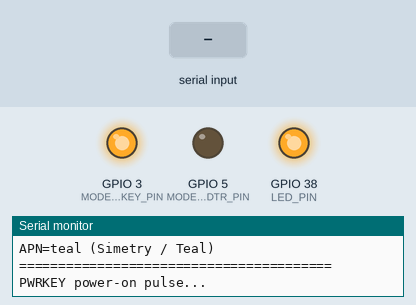
Recording of a sketch running on a simulated ESP32-S3. Shown: output pins drawn as LEDs (lit = HIGH), the last lines printed to the serial monitor. The inputs (shaded band) are chosen by the test bench. The modem accepts every AT command (registered, SIM ready, sends succeed) and sends nothing else.

Above: at 1.7 s.
At 2.7 s:
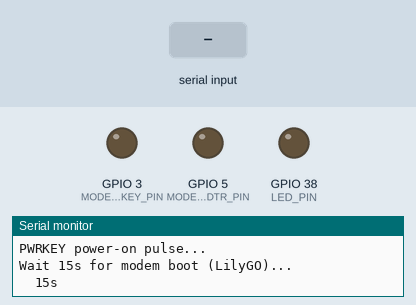
At 18.0 s:
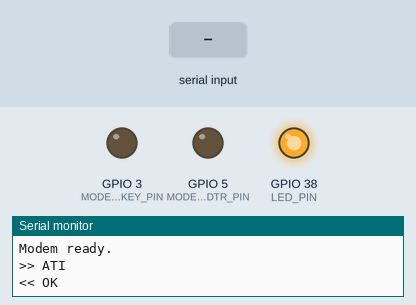
18.1 s: "ERROR\n" received over the second serial link
19.6 s: "1\n" received over the second serial link
Timing chart, 0 to 22.6 s (numbered marks = the images above; inputs shaded):
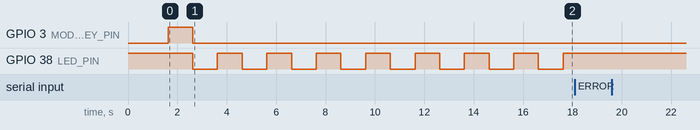

The sketch:

arduino-t-eth-a7670-modem-test.ino
```cpp
/*
 * PeakLogic — A7670 modem AT test
 * Board: LilyGO T-ETH Elite (ESP32-S3) + LTE Shield (H744-02) + T-PCIE A7670
 *
 * Published UART (LilyGO utilities.h / T-ETH-Elite-LTE-Shield example):
 *   SerialAT = Serial2
 *   Serial2.begin(115200, SERIAL_8N1, MODEM_RX_PIN, MODEM_TX_PIN)
 *   MODEM_RX_PIN = 4   → ESP32 RX  ← modem TX
 *   MODEM_TX_PIN = 6   → ESP32 TX  → modem RX
 *   MODEM_PWRKEY_PIN = 3
 *   MODEM_DTR_PIN = 5
 *   MODEM_RI_PIN = 1
 *   LED_PIN = 38
 *
 * Source:
 *   https://github.com/Xinyuan-LilyGO/LilyGO-T-ETH-Series/tree/master/examples/T-ETH-ELite-Shield/T-ETH-Elite-LTE-Shield
 *   https://wiki.lilygo.cc/products/t-eth-series/t-eth-lte/
 *
 * Switches: OTG OFF, PCIE = 4.2V / T-PCIE
 * Arduino: ESP32S3 Dev Module, USB CDC On Boot Enabled, PSRAM OPI, 16 MB
 * Monitor: 115200 — look for lines starting with MV:
 */

#include <Arduino.h>
#include <stdarg.h>
#include <stdio.h>
#include <string.h>
#include "esp_rom_sys.h"
#include "utilities.h" /* defines TINY_GSM_MODEM_A7672X before TinyGSM */
#include <TinyGsmClient.h>

TinyGsm modem(SerialAT);

static void logMsg(const char *fmt, ...)
{
  char buf[220];
  va_list ap;
  va_start(ap, fmt);
  vsnprintf(buf, sizeof(buf), fmt, ap);
  va_end(ap);
  esp_rom_printf("MV: %s\r\n", buf);
  Serial.println(buf);
}

static void ledOn(bool on)
{
  digitalWrite(LED_PIN, on ? LED_ON : !LED_ON);
}

/* LilyGO LTE Shield power-on (PWRKEY active-high pulse) */
static void modemPowerOn()
{
  pinMode(MODEM_PWRKEY_PIN, OUTPUT);
  digitalWrite(MODEM_PWRKEY_PIN, LOW);
  delay(100);
  digitalWrite(MODEM_PWRKEY_PIN, HIGH);
  delay(1000);
  digitalWrite(MODEM_PWRKEY_PIN, LOW);
}

static void modemPowerOff()
{
  pinMode(MODEM_PWRKEY_PIN, OUTPUT);
  digitalWrite(MODEM_PWRKEY_PIN, LOW);
  delay(100);
  digitalWrite(MODEM_PWRKEY_PIN, HIGH);
  delay(1200);
  digitalWrite(MODEM_PWRKEY_PIN, LOW);
}

static void modemRestart()
{
  modemPowerOff();
  delay(1000);
  modemPowerOn();
}

static bool waitAT(uint32_t timeoutMs)
{
  const uint32_t t0 = millis();
  while (millis() - t0 < timeoutMs) {
    ledOn(((millis() / 200) % 2) == 0);
    if (modem.testAT(500)) {
      ledOn(true);
      return true;
    }
    delay(200);
  }
  ledOn(false);
  return false;
}

static bool sendAT(const char *cmd, uint32_t timeoutMs = 5000)
{
  logMsg(">> %s", cmd);
  SerialAT.println(cmd);
  const uint32_t t0 = millis();
  String line;
  bool ok = false;
  while (millis() - t0 < timeoutMs) {
    while (SerialAT.available()) {
      char c = (char)SerialAT.read();
      if (c == '\r') {
        continue;
      }
      if (c == '\n') {
        if (line.length()) {
          logMsg("<< %s", line.c_str());
          if (line.indexOf("OK") >= 0) {
            ok = true;
          }
          if (line.indexOf("ERROR") >= 0) {
            return false;
          }
          line = "";
        }
      } else {
        line += c;
        if (line.length() > 180) {
          line = "";
        }
      }
    }
    delay(5);
  }
  return ok;
}

void setup()
{
  pinMode(LED_PIN, OUTPUT);
  ledOn(true);

  pinMode(MODEM_DTR_PIN, OUTPUT);
  digitalWrite(MODEM_DTR_PIN, LOW);
  pinMode(MODEM_RI_PIN, INPUT);

  Serial.begin(115200);
  delay(1500);

  logMsg("========================================");
  logMsg("PeakLogic A7670 modem AT test");
  logMsg("Published UART (LilyGO T-ETH Elite LTE):");
  logMsg("  Serial2 RX=GPIO%d (ESP RX <- modem TX)", MODEM_RX_PIN);
  logMsg("  Serial2 TX=GPIO%d (ESP TX -> modem RX)", MODEM_TX_PIN);
  logMsg("  PWRKEY=GPIO%d  DTR=GPIO%d  RI=GPIO%d  LED=GPIO%d",
         MODEM_PWRKEY_PIN, MODEM_DTR_PIN, MODEM_RI_PIN, LED_PIN);
  logMsg("APN=%s (Simetry / Teal)", MODEM_TEST_APN);
  logMsg("========================================");

  /* Exact LilyGO begin order from example */
  SerialAT.begin(115200, SERIAL_8N1, MODEM_RX_PIN, MODEM_TX_PIN);

  logMsg("PWRKEY power-on pulse...");
  modemPowerOn();

  logMsg("Wait 15s for modem boot (LilyGO)...");
  for (int i = 15; i > 0; --i) {
    ledOn((i % 2) == 0);
    logMsg("  %ds", i);
    delay(1000);
  }
  ledOn(true);

  logMsg("Autobaud + AT...");
  if (!modem.init()) {
    logMsg("init() failed — restart + retry");
    modemRestart();
    delay(10000);
    if (!waitAT(20000)) {
      logMsg("FAIL: no AT response on published RX=%d TX=%d", MODEM_RX_PIN, MODEM_TX_PIN);
      logMsg("Check: SIM seated, antenna, OTG OFF, PCIE=4.2V/T-PCIE");
      logMsg("Compare with LilyGO factory: ref-T-ETH-ELite-LTE-Shield_070324.bin");
      return;
    }
  }

  logMsg("Modem ready.");
  sendAT("ATI");
  sendAT("AT+CGMM");
  sendAT("AT+CGMR");
  sendAT("AT+GSN");
  sendAT("AT+CPIN?");
  sendAT("AT+CSQ");
  sendAT("AT+CREG?");
  sendAT("AT+CGREG?");
  sendAT("AT+COPS?");
  sendAT("AT+CGATT?");

  char apnCmd[64];
  snprintf(apnCmd, sizeof(apnCmd), "AT+CGDCONT=1,\"IP\",\"%s\"", MODEM_TEST_APN);
  sendAT(apnCmd);
  sendAT("AT+CGDCONT?");

  logMsg("----------------------------------------");
  logMsg("Type AT commands in Serial Monitor (CR/LF).");
  logMsg("----------------------------------------");
}

void loop()
{
  while (SerialAT.available()) {
    Serial.write(SerialAT.read());
  }
  while (Serial.available()) {
    SerialAT.write(Serial.read());
  }

  static uint32_t lastBlink = 0;
  if (millis() - lastBlink > 1000) {
    lastBlink = millis();
    digitalWrite(LED_PIN, !digitalRead(LED_PIN));
  }
}
```

utilities.h
```cpp
/*
 * Pin map — LilyGO T-ETH Elite ESP32-S3 + LTE Shield
 * Source: LilyGO-T-ETH-Series/.../T-ETH-Elite-LTE-Shield/utilities.h
 * https://github.com/Xinyuan-LilyGO/LilyGO-T-ETH-Series
 */
#pragma once

/*
 * Must live in a header: Arduino moves .ino #includes above sketch #defines.
 * This TinyGSM tree (v0.12+) uses A7672X for A7670/A7672 modules — not A7670.
 */
#ifndef TINY_GSM_MODEM_A7672X
#define TINY_GSM_MODEM_A7672X
#endif

#define LILYGO_T_ETH_ELITE_ESP32S3

#define ETH_MISO_PIN 47
#define ETH_MOSI_PIN 21
#define ETH_SCLK_PIN 48
#define ETH_CS_PIN 45
#define ETH_INT_PIN 14
#define ETH_RST_PIN (-1)
#define ETH_ADDR 1

#define SPI_MISO_PIN 9
#define SPI_MOSI_PIN 11
#define SPI_SCLK_PIN 10

#define SD_MISO_PIN SPI_MISO_PIN
#define SD_MOSI_PIN SPI_MOSI_PIN
#define SD_SCLK_PIN SPI_SCLK_PIN
#define SD_CS_PIN 12

#define I2C_SDA_PIN 17
#define I2C_SCL_PIN 18

#define MODEM_RX_PIN 4
#define MODEM_TX_PIN 6
#define MODEM_DTR_PIN 5
#define MODEM_RI_PIN 1
#define MODEM_PWRKEY_PIN 3

#define GPS_RX_PIN 39
#define GPS_TX_PIN 42

#define LED_PIN 38
#define LED_ON HIGH

#define SerialAT Serial2
#define SerialMon Serial

/* Simetry / Teal Smart SIM public APN (data later; AT works without it) */
#ifndef MODEM_TEST_APN
#define MODEM_TEST_APN "teal"
#endif
```

Measured:
- by itself, GPIO 38 (LED_PIN): repeats every 2.0 s: LOW 1.0 s, HIGH 1.0 s
